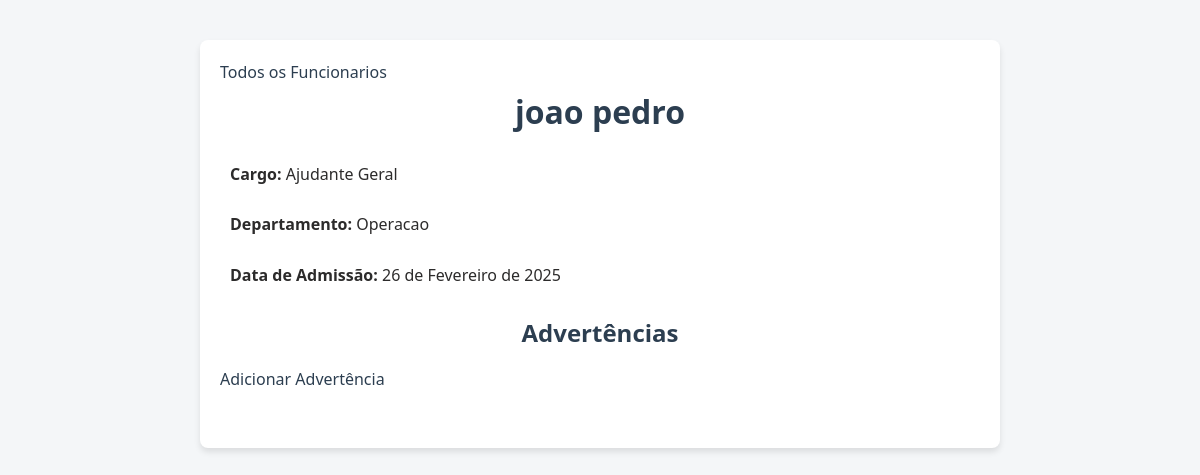
Page /employee/10/ (signed in) on the committed database.
### controle/models.py (models this page shows, shortened)
class Employee(models.Model):
    SHIFTS = [
        ('1', 'Turno 1'),
        ('2', 'Turno 2'),
        ('3', 'Turno 3'),
    ]
    matricula = models.CharField(max_length=20)
    name = models.CharField(max_length=100)
    position = models.CharField(max_length=100)
    department = models.CharField(max_length=100)
    admission_date = models.DateField()
    shift = models.CharField(max_length=1, choices=SHIFTS, default='1')  # Turno de trabalho

### controle/views.py (the view)
# urls.py: path('employee/<int:pk>/', views.employee_detail, name='employee_detail'),
@login_required
def employee_detail(request, pk):
    employee = get_object_or_404(Employee, pk=pk)
    return render(request, 'employee_detail.html', {'employee': employee})

### controle/templates/employee_detail.html (shortened to what this page needs)
<!DOCTYPE html>
<html>
<head>
    {% load static %}
    <link rel="stylesheet" href="{% static 'css/styles.css' %}">
</head>
<body>
    <div class="container">
        <a href="{% url 'employee_list' %}" class="button">Todos os Funcionarios</a>
        <h1 class="title_name">{{ employee.name }}</h1>
        <div class="employee-details">
            <p><strong>Cargo:</strong> {{ employee.position }}</p>
            <p><strong>Departamento:</strong> {{ employee.department }}</p>
            <p><strong>Data de Admissão:</strong> {{ employee.admission_date }}</p>
        </div>
        <h2 class="title_name" >Advertências</h2>
        <a href="{% url 'add_warning' employee.pk %}" class="button_add">Adicionar Advertência</a>
    </div>
</body>
</html>

### controle/static/css/styles.css (style rules this page uses)
* { margin: 0; padding: 0; box-sizing: border-box; }
body { font-family: 'Segoe UI', Tahoma, Geneva, Verdana, sans-serif; background-color: #f4f6f8; color: #2c2b2b; line-height: 1.6; padding: 20px; }
.container { max-width: 800px; margin: 0 auto; background: #fff; padding: 20px; border-radius: 8px; box-shadow: 0 4px 6px rgba(0, 0, 0, 0.1); margin-top: 20px; }
.container a { text-align: center; }
h2 { color: #2c3e50; margin-bottom: 15px; }
h1 { color: #2c3e50; text-align: center; margin-bottom: 25px; }
p { margin-bottom: 10px; }
a { color: #2c3e50; text-decoration: none; transition: color 0.3s ease; }
.employee-details p { margin: 25px 10px; align-items: center; }
.title_name { color: #2c3e50; text-align: center; }

### rows in the picture
Employee: name "joao pedro", position "Ajudante Geral", department "Operacao", admission_date "26 de Fevereiro de 2025"
